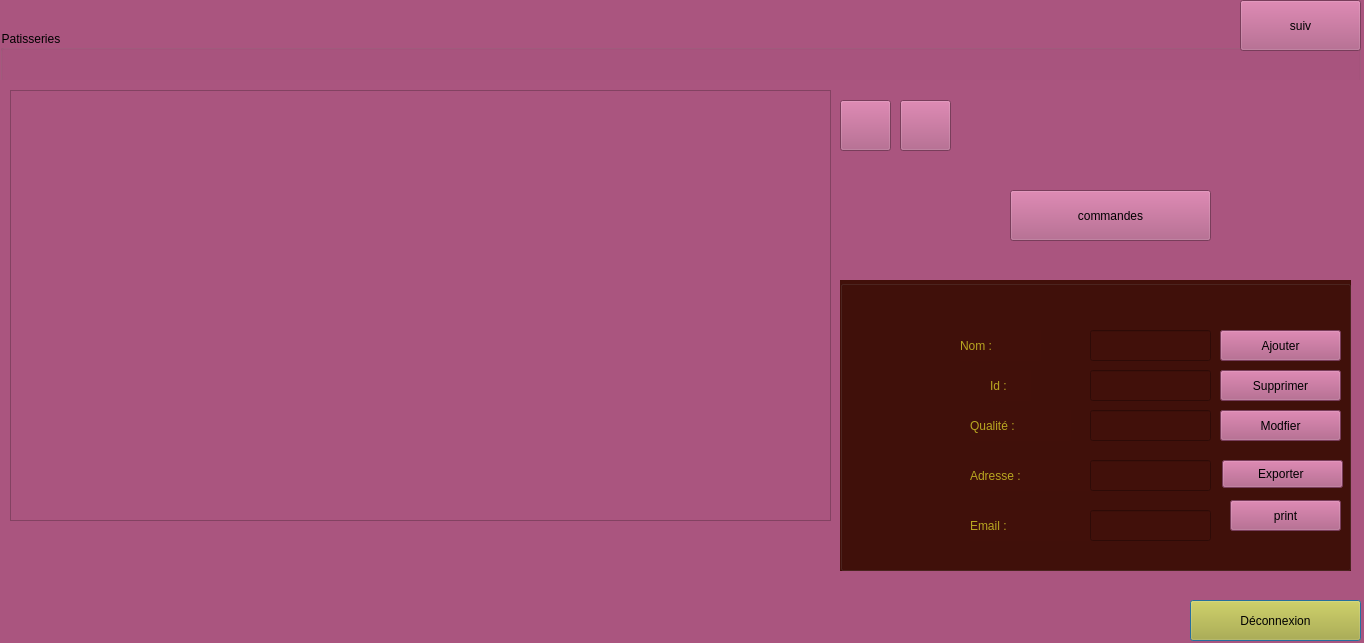
<?xml version="1.0" encoding="UTF-8"?>
<ui version="4.0">
 <class>fenetre</class>
 <widget class="QDialog" name="fenetre">
  <property name="geometry">
   <rect>
    <x>0</x>
    <y>0</y>
    <width>1364</width>
    <height>643</height>
   </rect>
  </property>
  <property name="windowTitle">
   <string>Dialog</string>
  </property>
  <property name="styleSheet">
   <string notr="true">background-color: rgb(170, 85, 127);</string>
  </property>
  <widget class="QPushButton" name="pushButton_3">
   <property name="geometry">
    <rect>
     <x>1190</x>
     <y>600</y>
     <width>171</width>
     <height>41</height>
    </rect>
   </property>
   <property name="styleSheet">
    <string notr="true">font: 75 16pt &quot;MS Shell Dlg 2&quot;;
background-color: rgb(181, 172, 40);

</string>
   </property>
   <property name="text">
    <string>Déconnexion</string>
   </property>
  </widget>
  <widget class="QStackedWidget" name="stackedWidget">
   <property name="geometry">
    <rect>
     <x>0</x>
     <y>0</y>
     <width>1371</width>
     <height>591</height>
    </rect>
   </property>
   <property name="styleSheet">
    <string notr="true">background-color: rgb(170, 85, 127);</string>
   </property>
   <property name="currentIndex">
    <number>0</number>
   </property>
   <widget class="QWidget" name="page">
    <property name="styleSheet">
     <string notr="true">alternate-background-color: rgb(79, 0, 0);</string>
    </property>
    <widget class="QGroupBox" name="groupBox">
     <property name="geometry">
      <rect>
       <x>0</x>
       <y>30</y>
       <width>1361</width>
       <height>551</height>
      </rect>
     </property>
     <property name="styleSheet">
      <string notr="true">font: 25pt &quot;Sachiko&quot;;
color: rgb(0, 0, 0);

</string>
     </property>
     <property name="title">
      <string>Patisseries</string>
     </property>
     <widget class="QLabel" name="label">
      <property name="geometry">
       <rect>
        <x>1060</x>
        <y>70</y>
        <width>101</width>
        <height>71</height>
       </rect>
      </property>
      <property name="text">
       <string/>
      </property>
      <property name="pixmap">
       <pixmap resource="src.qrc">:/SRC/resources/wedding-cake.png</pixmap>
      </property>
      <property name="scaledContents">
       <bool>true</bool>
      </property>
     </widget>
     <widget class="QPushButton" name="pushButton">
      <property name="geometry">
       <rect>
        <x>1010</x>
        <y>160</y>
        <width>201</width>
        <height>51</height>
       </rect>
      </property>
      <property name="styleSheet">
       <string notr="true">font: 15pt &quot;Tempus Sans ITC&quot;;
color: rgb(0, 0, 0);
background-color: rgb(170, 85, 127);
border-color: rgb(170, 0, 0);</string>
      </property>
      <property name="text">
       <string>commandes</string>
      </property>
     </widget>
     <widget class="QGroupBox" name="groupBox_3">
      <property name="geometry">
       <rect>
        <x>840</x>
        <y>250</y>
        <width>511</width>
        <height>291</height>
       </rect>
      </property>
      <property name="styleSheet">
       <string notr="true">background-color: rgb(65, 16, 10);</string>
      </property>
      <property name="title">
       <string/>
      </property>
      <widget class="QPushButton" name="modif1">
       <property name="geometry">
        <rect>
         <x>380</x>
         <y>130</y>
         <width>121</width>
         <height>31</height>
        </rect>
       </property>
       <property name="styleSheet">
        <string notr="true">font: 15pt &quot;Sachiko&quot;;

background-color: rgb(170, 85, 127);
color: rgb(0, 0, 0);
</string>
       </property>
       <property name="text">
        <string>Modfier</string>
       </property>
      </widget>
      <widget class="QPushButton" name="supp1">
       <property name="geometry">
        <rect>
         <x>380</x>
         <y>90</y>
         <width>121</width>
         <height>31</height>
        </rect>
       </property>
       <property name="styleSheet">
        <string notr="true">font: 15pt &quot;Sachiko&quot;;

background-color: rgb(170, 85, 127);
color: rgb(0, 0, 0);
</string>
       </property>
       <property name="text">
        <string>Supprimer</string>
       </property>
      </widget>
      <widget class="QLineEdit" name="lineEdit">
       <property name="geometry">
        <rect>
         <x>250</x>
         <y>90</y>
         <width>121</width>
         <height>31</height>
        </rect>
       </property>
       <property name="styleSheet">
        <string notr="true">font: 11pt &quot;MS Shell Dlg 2&quot;;
color: rgb(255, 255, 255);</string>
       </property>
      </widget>
      <widget class="QLineEdit" name="lineEdit_2">
       <property name="geometry">
        <rect>
         <x>250</x>
         <y>50</y>
         <width>121</width>
         <height>31</height>
        </rect>
       </property>
       <property name="styleSheet">
        <string notr="true">font: 11pt &quot;MS Shell Dlg 2&quot;;
color: rgb(255, 255, 255);</string>
       </property>
      </widget>
      <widget class="QLabel" name="label_2">
       <property name="geometry">
        <rect>
         <x>120</x>
         <y>50</y>
         <width>81</width>
         <height>31</height>
        </rect>
       </property>
       <property name="styleSheet">
        <string notr="true">font: 20pt &quot;Sachiko&quot;;
color: rgb(184, 166, 33);</string>
       </property>
       <property name="text">
        <string>Nom :</string>
       </property>
      </widget>
      <widget class="QLabel" name="label_3">
       <property name="geometry">
        <rect>
         <x>150</x>
         <y>90</y>
         <width>41</width>
         <height>31</height>
        </rect>
       </property>
       <property name="styleSheet">
        <string notr="true">font: 20pt &quot;Sachiko&quot;;
color: rgb(184, 166, 33);</string>
       </property>
       <property name="text">
        <string>Id :</string>
       </property>
      </widget>
      <widget class="QLabel" name="label_4">
       <property name="geometry">
        <rect>
         <x>130</x>
         <y>130</y>
         <width>101</width>
         <height>31</height>
        </rect>
       </property>
       <property name="styleSheet">
        <string notr="true">font: 20pt &quot;Sachiko&quot;;
color: rgb(184, 166, 33);</string>
       </property>
       <property name="text">
        <string>Qualité :</string>
       </property>
      </widget>
      <widget class="QLineEdit" name="lineEdit_3">
       <property name="geometry">
        <rect>
         <x>250</x>
         <y>130</y>
         <width>121</width>
         <height>31</height>
        </rect>
       </property>
       <property name="styleSheet">
        <string notr="true">font: 11pt &quot;MS Shell Dlg 2&quot;;
color: rgb(255, 255, 255);</string>
       </property>
      </widget>
      <widget class="QPushButton" name="pushButton_2">
       <property name="geometry">
        <rect>
         <x>380</x>
         <y>50</y>
         <width>121</width>
         <height>31</height>
        </rect>
       </property>
       <property name="styleSheet">
        <string notr="true">font: 15pt &quot;Sachiko&quot;;

background-color: rgb(170, 85, 127);
color: rgb(0, 0, 0);
</string>
       </property>
       <property name="text">
        <string>Ajouter</string>
       </property>
      </widget>
      <widget class="QLabel" name="label_7">
       <property name="geometry">
        <rect>
         <x>130</x>
         <y>180</y>
         <width>141</width>
         <height>31</height>
        </rect>
       </property>
       <property name="styleSheet">
        <string notr="true">font: 20pt &quot;Sachiko&quot;;
color: rgb(184, 166, 33);</string>
       </property>
       <property name="text">
        <string>Adresse :</string>
       </property>
      </widget>
      <widget class="QLabel" name="label_8">
       <property name="geometry">
        <rect>
         <x>130</x>
         <y>230</y>
         <width>131</width>
         <height>31</height>
        </rect>
       </property>
       <property name="styleSheet">
        <string notr="true">font: 20pt &quot;Sachiko&quot;;
color: rgb(184, 166, 33);</string>
       </property>
       <property name="text">
        <string>Email : </string>
       </property>
      </widget>
      <widget class="QLineEdit" name="lineEdit_5">
       <property name="geometry">
        <rect>
         <x>250</x>
         <y>180</y>
         <width>121</width>
         <height>31</height>
        </rect>
       </property>
       <property name="styleSheet">
        <string notr="true">font: 11pt &quot;MS Shell Dlg 2&quot;;
color: rgb(255, 255, 255);</string>
       </property>
       <property name="text">
        <string/>
       </property>
      </widget>
      <widget class="QLineEdit" name="lineEdit_6">
       <property name="geometry">
        <rect>
         <x>250</x>
         <y>230</y>
         <width>121</width>
         <height>31</height>
        </rect>
       </property>
       <property name="styleSheet">
        <string notr="true">font: 11pt &quot;MS Shell Dlg 2&quot;;
color: rgb(255, 255, 255);</string>
       </property>
      </widget>
      <widget class="QPushButton" name="pushButton_9">
       <property name="geometry">
        <rect>
         <x>382</x>
         <y>180</y>
         <width>121</width>
         <height>28</height>
        </rect>
       </property>
       <property name="styleSheet">
        <string notr="true">font: 15pt &quot;Sachiko&quot;;

background-color: rgb(170, 85, 127);
color: rgb(0, 0, 0);
</string>
       </property>
       <property name="text">
        <string>Exporter </string>
       </property>
      </widget>
      <widget class="QPushButton" name="pushButton_14">
       <property name="geometry">
        <rect>
         <x>390</x>
         <y>220</y>
         <width>111</width>
         <height>31</height>
        </rect>
       </property>
       <property name="styleSheet">
        <string notr="true">font: 15pt &quot;Sachiko&quot;;

background-color: rgb(170, 85, 127);
color: rgb(0, 0, 0);
</string>
       </property>
       <property name="text">
        <string>print</string>
       </property>
      </widget>
     </widget>
     <widget class="QTableView" name="tableView">
      <property name="geometry">
       <rect>
        <x>10</x>
        <y>60</y>
        <width>821</width>
        <height>431</height>
       </rect>
      </property>
      <property name="styleSheet">
       <string notr="true">font: 75 10pt &quot;MS Shell Dlg 2&quot;;</string>
      </property>
     </widget>
     <widget class="QLabel" name="label_5">
      <property name="geometry">
       <rect>
        <x>0</x>
        <y>50</y>
        <width>1361</width>
        <height>501</height>
       </rect>
      </property>
      <property name="text">
       <string/>
      </property>
      <property name="pixmap">
       <pixmap resource="src.qrc">:/SRC/resources/pastries patt.jpg</pixmap>
      </property>
      <property name="scaledContents">
       <bool>true</bool>
      </property>
     </widget>
     <widget class="QPushButton" name="pushButton_12">
      <property name="geometry">
       <rect>
        <x>900</x>
        <y>70</y>
        <width>51</width>
        <height>51</height>
       </rect>
      </property>
      <property name="text">
       <string/>
      </property>
      <property name="icon">
       <iconset resource="src.qrc">
        <normaloff>:/SRC/resources/down.png</normaloff>:/SRC/resources/down.png</iconset>
      </property>
      <property name="iconSize">
       <size>
        <width>50</width>
        <height>50</height>
       </size>
      </property>
     </widget>
     <widget class="QPushButton" name="pushButton_13">
      <property name="geometry">
       <rect>
        <x>840</x>
        <y>70</y>
        <width>51</width>
        <height>51</height>
       </rect>
      </property>
      <property name="text">
       <string/>
      </property>
      <property name="icon">
       <iconset resource="src.qrc">
        <normaloff>:/SRC/resources/up.png</normaloff>:/SRC/resources/up.png</iconset>
      </property>
      <property name="iconSize">
       <size>
        <width>50</width>
        <height>50</height>
       </size>
      </property>
     </widget>
     <zorder>label_5</zorder>
     <zorder>label</zorder>
     <zorder>pushButton</zorder>
     <zorder>groupBox_3</zorder>
     <zorder>tableView</zorder>
     <zorder>pushButton_12</zorder>
     <zorder>pushButton_13</zorder>
    </widget>
    <widget class="QPushButton" name="pushButton_4">
     <property name="geometry">
      <rect>
       <x>1240</x>
       <y>0</y>
       <width>121</width>
       <height>51</height>
      </rect>
     </property>
     <property name="styleSheet">
      <string notr="true">alternate-background-color: rgb(163, 150, 74);
font: 12pt &quot;MS Shell Dlg 2&quot;;</string>
     </property>
     <property name="text">
      <string>suiv</string>
     </property>
    </widget>
   </widget>
   <widget class="QWidget" name="page_2">
    <widget class="QGroupBox" name="groupBox_2">
     <property name="geometry">
      <rect>
       <x>0</x>
       <y>0</y>
       <width>1361</width>
       <height>591</height>
      </rect>
     </property>
     <property name="styleSheet">
      <string notr="true">background-image: url(:/SRC/resources/pastries patt.jpg);

font: 25pt &quot;Sachiko&quot;;
color: rgb(170, 85, 127);
</string>
     </property>
     <property name="title">
      <string>Traiteurs</string>
     </property>
     <widget class="QPushButton" name="pushButton_5">
      <property name="geometry">
       <rect>
        <x>1232</x>
        <y>0</y>
        <width>131</width>
        <height>61</height>
       </rect>
      </property>
      <property name="styleSheet">
       <string notr="true">font: 11pt &quot;MS Shell Dlg 2&quot;;
color: rgb(255, 255, 255);</string>
      </property>
      <property name="text">
       <string>Prec</string>
      </property>
     </widget>
     <widget class="QLabel" name="label_6">
      <property name="geometry">
       <rect>
        <x>890</x>
        <y>150</y>
        <width>151</width>
        <height>71</height>
       </rect>
      </property>
      <property name="text">
       <string>Nom :</string>
      </property>
     </widget>
     <widget class="QLabel" name="label_9">
      <property name="geometry">
       <rect>
        <x>890</x>
        <y>230</y>
        <width>121</width>
        <height>61</height>
       </rect>
      </property>
      <property name="text">
       <string>ID :</string>
      </property>
     </widget>
     <widget class="QLabel" name="label_10">
      <property name="geometry">
       <rect>
        <x>890</x>
        <y>310</y>
        <width>101</width>
        <height>51</height>
       </rect>
      </property>
      <property name="text">
       <string>Email :</string>
      </property>
     </widget>
     <widget class="QLabel" name="label_11">
      <property name="geometry">
       <rect>
        <x>890</x>
        <y>380</y>
        <width>141</width>
        <height>71</height>
       </rect>
      </property>
      <property name="text">
       <string>comission :</string>
      </property>
     </widget>
     <widget class="QLineEdit" name="lineEditnom">
      <property name="geometry">
       <rect>
        <x>1060</x>
        <y>160</y>
        <width>151</width>
        <height>41</height>
       </rect>
      </property>
      <property name="styleSheet">
       <string notr="true">color: rgb(255, 255, 255);
font: 10pt &quot;MS Shell Dlg 2&quot;;</string>
      </property>
     </widget>
     <widget class="QLineEdit" name="lineEditID">
      <property name="geometry">
       <rect>
        <x>1060</x>
        <y>240</y>
        <width>151</width>
        <height>41</height>
       </rect>
      </property>
      <property name="styleSheet">
       <string notr="true">color: rgb(255, 255, 255);
font: 10pt &quot;MS Shell Dlg 2&quot;;</string>
      </property>
     </widget>
     <widget class="QLineEdit" name="lineEditEmail">
      <property name="geometry">
       <rect>
        <x>1060</x>
        <y>320</y>
        <width>151</width>
        <height>41</height>
       </rect>
      </property>
      <property name="styleSheet">
       <string notr="true">color: rgb(255, 255, 255);
font: 10pt &quot;MS Shell Dlg 2&quot;;</string>
      </property>
     </widget>
     <widget class="QLineEdit" name="lineEditComission">
      <property name="geometry">
       <rect>
        <x>1060</x>
        <y>400</y>
        <width>151</width>
        <height>41</height>
       </rect>
      </property>
      <property name="styleSheet">
       <string notr="true">color: rgb(255, 255, 255);
font: 10pt &quot;MS Shell Dlg 2&quot;;</string>
      </property>
     </widget>
     <widget class="QPushButton" name="pushButton_6">
      <property name="geometry">
       <rect>
        <x>1240</x>
        <y>160</y>
        <width>101</width>
        <height>41</height>
       </rect>
      </property>
      <property name="styleSheet">
       <string notr="true">font: 75 10pt &quot;MS Shell Dlg 2&quot;;</string>
      </property>
      <property name="text">
       <string>Ajouter</string>
      </property>
     </widget>
     <widget class="QPushButton" name="pushButton_7">
      <property name="geometry">
       <rect>
        <x>1230</x>
        <y>230</y>
        <width>121</width>
        <height>51</height>
       </rect>
      </property>
      <property name="styleSheet">
       <string notr="true">font: 75 10pt &quot;MS Shell Dlg 2&quot;;</string>
      </property>
      <property name="text">
       <string>Supprimer</string>
      </property>
     </widget>
     <widget class="QPushButton" name="pushButton_8">
      <property name="geometry">
       <rect>
        <x>1230</x>
        <y>310</y>
        <width>121</width>
        <height>51</height>
       </rect>
      </property>
      <property name="styleSheet">
       <string notr="true">font: 75 10pt &quot;MS Shell Dlg 2&quot;;
</string>
      </property>
      <property name="text">
       <string>Modifier</string>
      </property>
     </widget>
     <widget class="QTableView" name="tableView_2">
      <property name="geometry">
       <rect>
        <x>10</x>
        <y>90</y>
        <width>871</width>
        <height>461</height>
       </rect>
      </property>
      <property name="styleSheet">
       <string notr="true">
font: 12pt &quot;MS Shell Dlg 2&quot;;
background-color: rgb(170, 85, 127);</string>
      </property>
     </widget>
     <widget class="QPushButton" name="pushButton_10">
      <property name="geometry">
       <rect>
        <x>720</x>
        <y>30</y>
        <width>51</width>
        <height>51</height>
       </rect>
      </property>
      <property name="text">
       <string/>
      </property>
      <property name="icon">
       <iconset resource="src.qrc">
        <normaloff>:/SRC/resources/up.png</normaloff>:/SRC/resources/up.png</iconset>
      </property>
      <property name="iconSize">
       <size>
        <width>50</width>
        <height>150</height>
       </size>
      </property>
     </widget>
     <widget class="QPushButton" name="pushButton_11">
      <property name="geometry">
       <rect>
        <x>780</x>
        <y>30</y>
        <width>61</width>
        <height>51</height>
       </rect>
      </property>
      <property name="text">
       <string/>
      </property>
      <property name="icon">
       <iconset resource="src.qrc">
        <normaloff>:/SRC/resources/down.png</normaloff>:/SRC/resources/down.png</iconset>
      </property>
      <property name="iconSize">
       <size>
        <width>50</width>
        <height>50</height>
       </size>
      </property>
     </widget>
    </widget>
   </widget>
  </widget>
 </widget>
 <resources>
  <include location="src.qrc"/>
 </resources>
 <connections/>
</ui>
